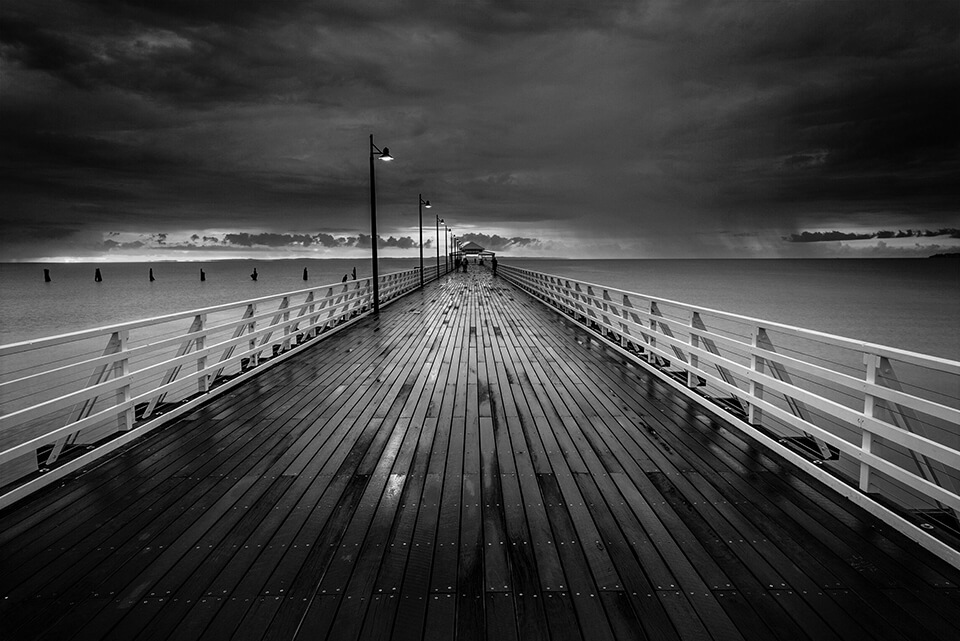
#> input picture img1.jpg, 960 x 641 px
$ jupyter execute ejercicio1.ipynb
#> lines starting #> are read from the running program, lines starting #| are printed output that depends on the picture
# Ejercicio 1

1. Implementar en Python una funci´on que haga la ecualizaci´on de histograma para una imagen en escala de grises (8 bits).
Mostrar a trav´es de ejemplos la imagen original y la imagen ecualizada. Mostrar tambi´en los histogramas normalizados y su
distribuci´on acumulada de ambas im´agenes.
Comparar los resultados de su funci´on contra alguna funci´on ya predefinida en Python para calcular ecualizaciones. Por
ejemplo, en scikit-image, tenemos la funci´on skimage.exposure.equalize hist; o en OpenCV, tenemos la funci´on
cv2.equalizeHist.
¿Son iguales sus resultados con los de la funci´on de Python? Explique por qu´e son iguales o explique por qu´e hay diferencias

[cell 1]
import cv2
import numpy as np
import matplotlib.pyplot as plt
from skimage import data, exposure

[cell 2]
img = cv2.imread('img1.jpg', cv2.IMREAD_GRAYSCALE)
#> img is the input picture: shape (641, 960); min 0, max 255, mean 64

[cell 3]
def equalize_histogram(img):
    """
    Ecualiza el histograma de una imagen en escala de grises (8 bits).

    Parámetros:
        img: Imagen en escala de grises (numpy array, uint8)

    Retorna:
        img_eq: Imagen ecualizada (uint8)
        hist: Histograma original (array de 256 elementos)
        cdf: Función de distribución acumulada (CDF) de la imagen original
    """
    # Calcular el histograma (0 a 255)
    hist, bins = np.histogram(img.flatten(), 256, [0, 256])
#> hist = 256 values, max 7477 at index 17, min 52 at index 248, mean 2403.8; bins = 257 values from 0 to 256

    # Calcular la distribución acumulada (CDF)
    cdf = hist.cumsum()
#> cdf = 256 values from 7415 to 615360

    # Enmascarar los valores cero para evitar divisiones por cero
    cdf_m = np.ma.masked_equal(cdf, 0)

    # Normalizar la CDF: escala [0, 255]
    cdf_m = (cdf_m - cdf_m.min()) * 255 / (cdf_m.max() - cdf_m.min())

    # Rellenar los valores enmascarados y convertir a uint8
    cdf_final = np.ma.filled(cdf_m, 0).astype('uint8')
#> cdf_final = 256 values from 0 to 255

    # Mapear cada valor de la imagen a su nuevo valor ecualizado
    img_eq = cdf_final[img]
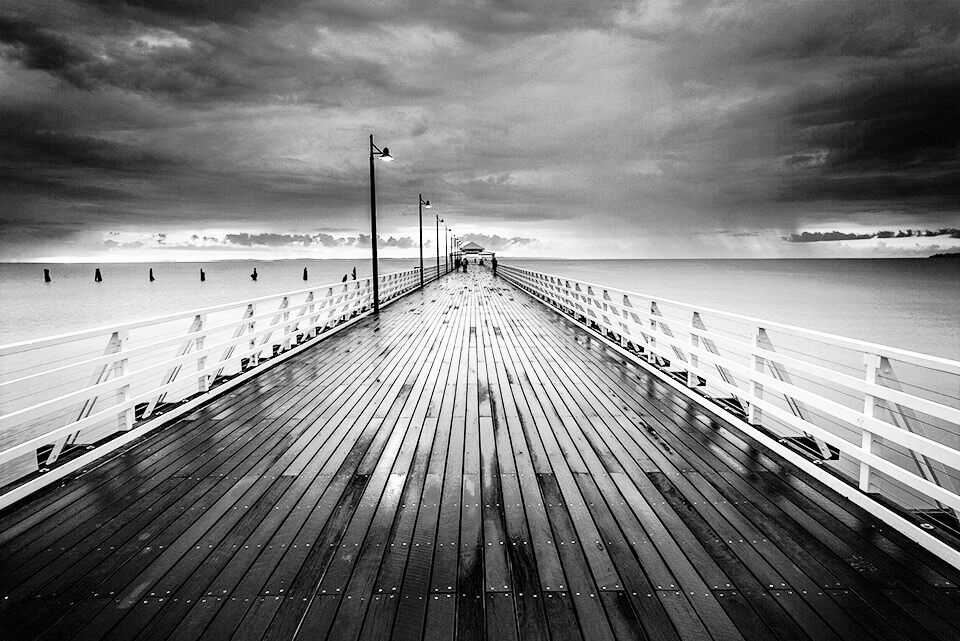
#> img_eq: shape (641, 960); min 0, max 255, mean 126.4

    return img_eq, hist, cdf

# Aplicamos la ecualización manual
img_eq_manual, hist_orig, cdf_orig = equalize_histogram(img)
#> hist_orig has the same summary as hist in equalize_histogram; cdf_orig = 256 values from 7415 to 615360

# Ecualización con funciones predefinidas

[cell 4]
# Ecualización manual
img_eq_manual, hist_orig, cdf_orig = equalize_histogram(img)

[cell 5]
# Ecualización con OpenCV
img_eq_cv = cv2.equalizeHist(img)

[cell 6]
# Ecualización con scikit-image
# exposure.equalize_hist devuelve una imagen en float en el rango [0,1], la convertimos a uint8
img_eq_sk = exposure.equalize_hist(img)
img_eq_sk_uint8 = (img_eq_sk * 255).astype('uint8')

[cell 7]
# Creamos una figura con 2 filas y 4 columnas para mostrar:
# - Fila 1: Imágenes (original, manual, OpenCV y scikit-image)
# - Fila 2: Histogramas correspondientes
fig, axs = plt.subplots(2, 4, figsize=(20, 10))

# Fila 1: Mostrar imágenes
axs[0, 0].imshow(img, cmap='gray')
axs[0, 0].set_title("Imagen Original")
axs[0, 0].axis('off')

axs[0, 1].imshow(img_eq_manual, cmap='gray')
axs[0, 1].set_title("Ecualización Manual")
axs[0, 1].axis('off')

axs[0, 2].imshow(img_eq_cv, cmap='gray')
axs[0, 2].set_title("Ecualización OpenCV")
axs[0, 2].axis('off')

axs[0, 3].imshow(img_eq_sk_uint8, cmap='gray')
axs[0, 3].set_title("Ecualización scikit-image")
axs[0, 3].axis('off')

# Fila 2: Mostrar histogramas
axs[1, 0].hist(img.flatten(), bins=256, range=(0, 255), color='black')
axs[1, 0].set_title("Histograma Original")
axs[1, 0].set_xlim([0, 255])

axs[1, 1].hist(img_eq_manual.flatten(), bins=256, range=(0, 255), color='black')
axs[1, 1].set_title("Histograma Manual")
axs[1, 1].set_xlim([0, 255])

axs[1, 2].hist(img_eq_cv.flatten(), bins=256, range=(0, 255), color='black')
axs[1, 2].set_title("Histograma OpenCV")
axs[1, 2].set_xlim([0, 255])

axs[1, 3].hist(img_eq_sk_uint8.flatten(), bins=256, range=(0, 255), color='black')
axs[1, 3].set_title("Histograma scikit-image")
axs[1, 3].set_xlim([0, 255])

plt.tight_layout()
plt.show()
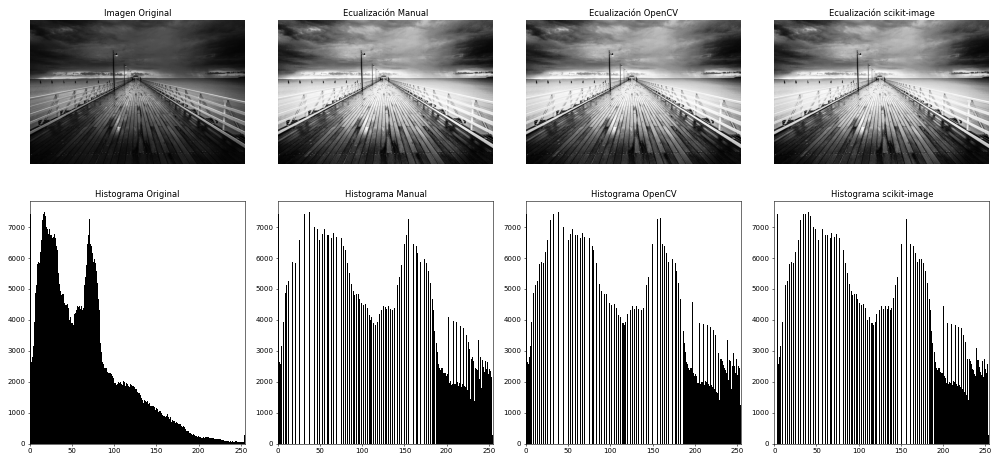
#> figure drawn by matplotlib, 8 panels; panel 5: tallest bar 7477 high, from x = 16.93 to 17.93; panel 6: tallest bar 7477 high, from x = 36.86 to 37.85; panel 7: tallest bar 7477 high, from x = 37.85 to 38.85; panel 8: tallest bar 7477 high, from x = 39.84 to 40.84

$ run again, with cielo.jpg copied over img1.jpg
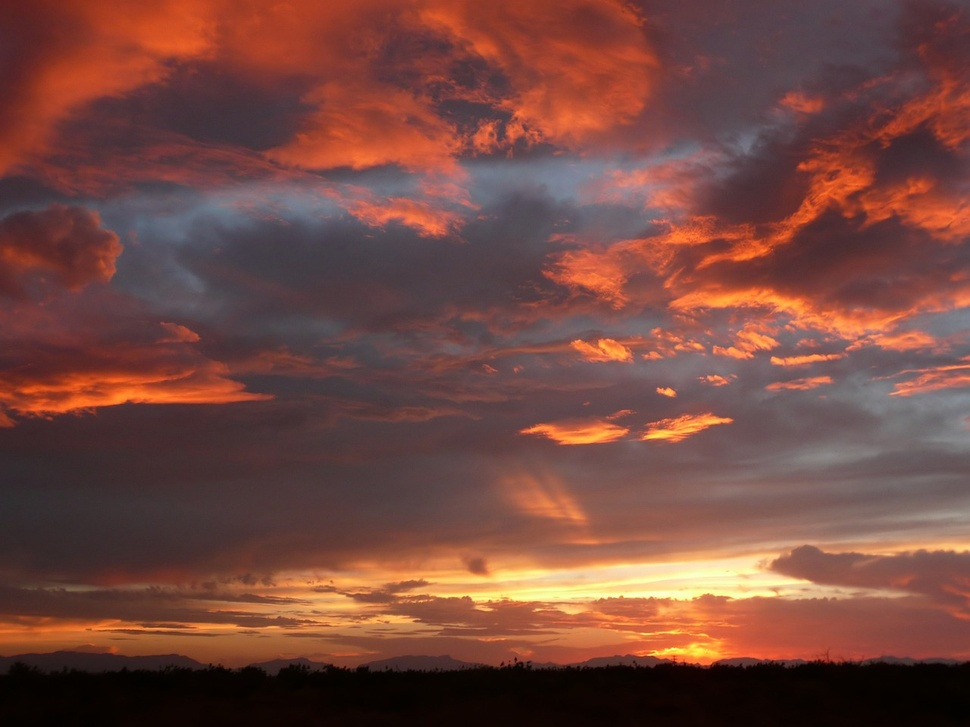
#> input picture cielo.jpg, 970 x 727 px, shrunk from 1280 x 960 before the run
#> `img = cv2.imread('img1.jpg', cv2.IMREAD_GRAYSCALE)`:
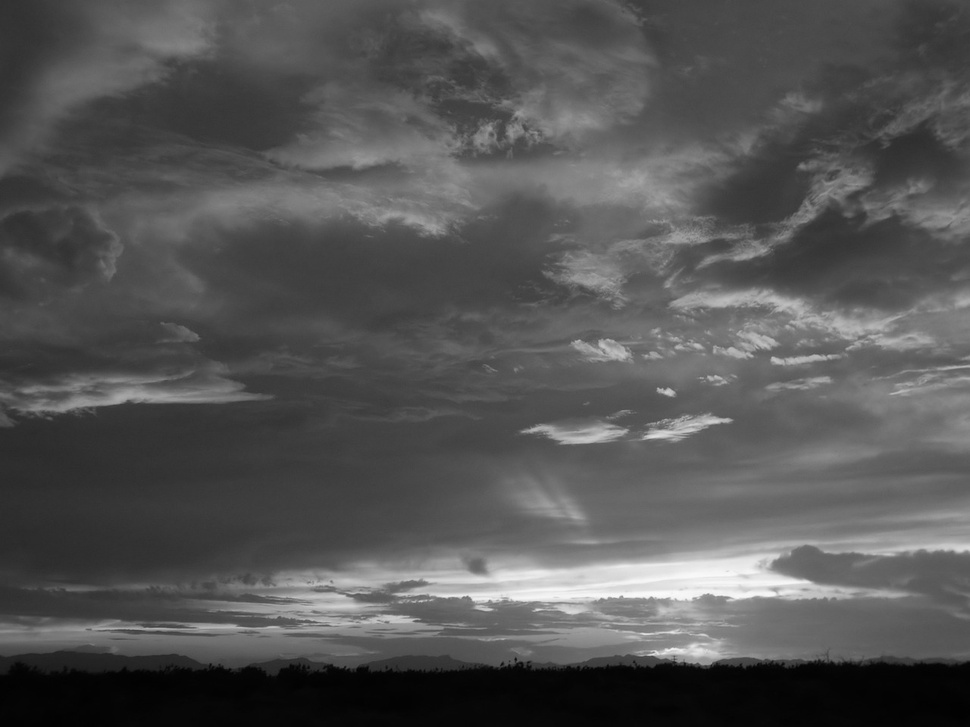
#> img: shape (727, 970); min 0, max 253, mean 84.3
#> hist = 256 values, max 12944 at index 5, min 0 at index 254, mean 2754.6; bins = 257 values from 0 to 256
#> cdf = 256 values from 1 to 705190
#> cdf_final = 256 values from 0 to 255
#> in equalize_histogram, `img_eq = cdf_final[img]`:
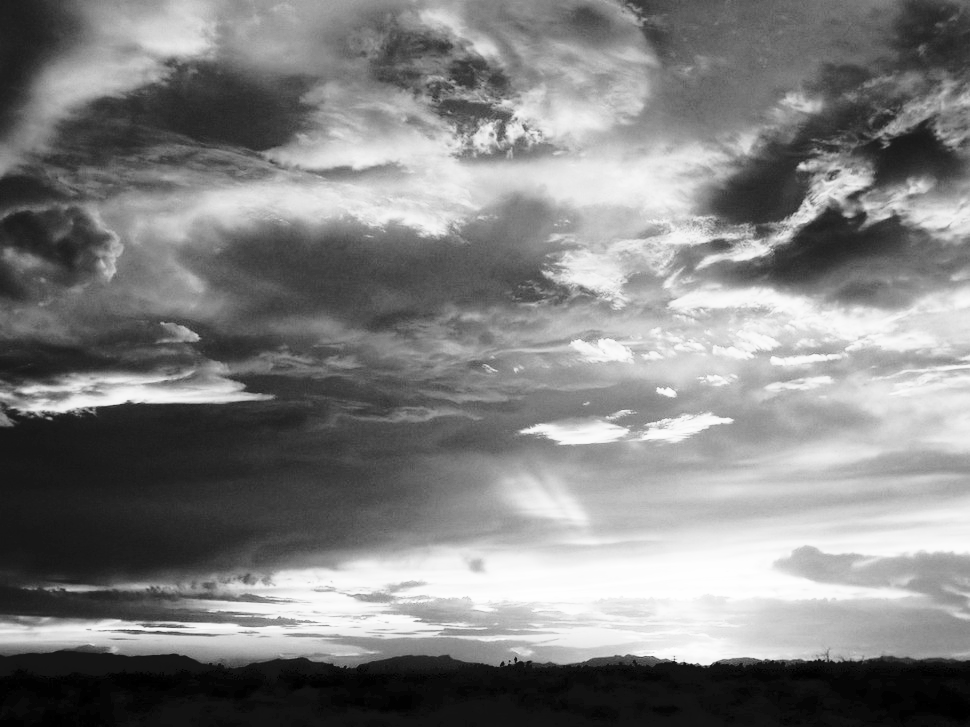
#> img_eq: shape (727, 970); min 0, max 255, mean 128.3
#> hist_orig has the same summary as hist in equalize_histogram; cdf_orig = 256 values from 1 to 705190

$ run again, with ciudad.jpg copied over img1.jpg
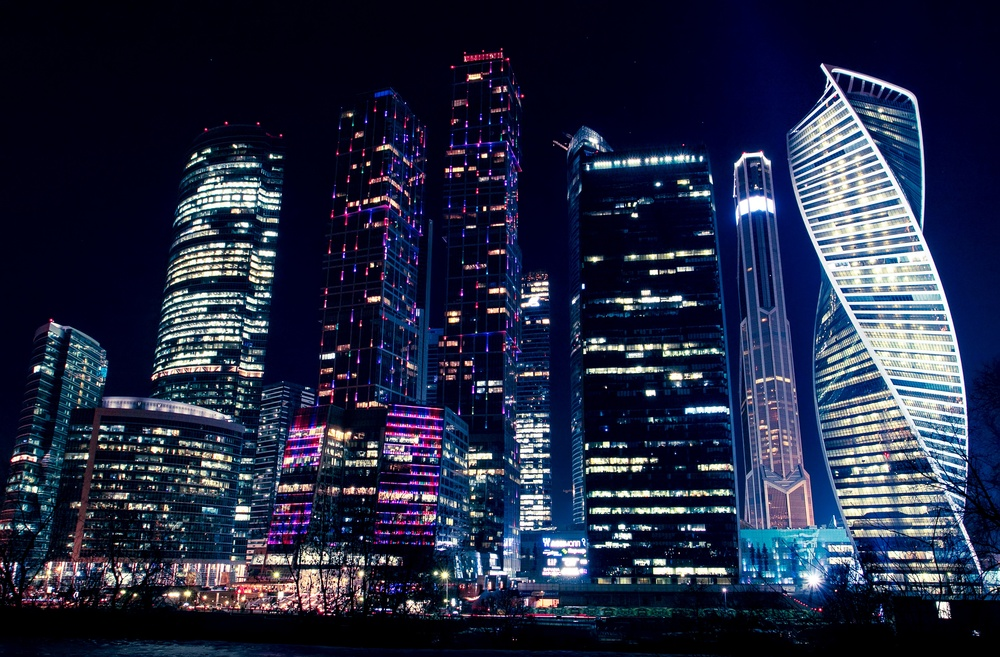
#> input picture ciudad.jpg, 1000 x 657 px, shrunk from 3988 x 2620 before the run
#> `img = cv2.imread('img1.jpg', cv2.IMREAD_GRAYSCALE)`:
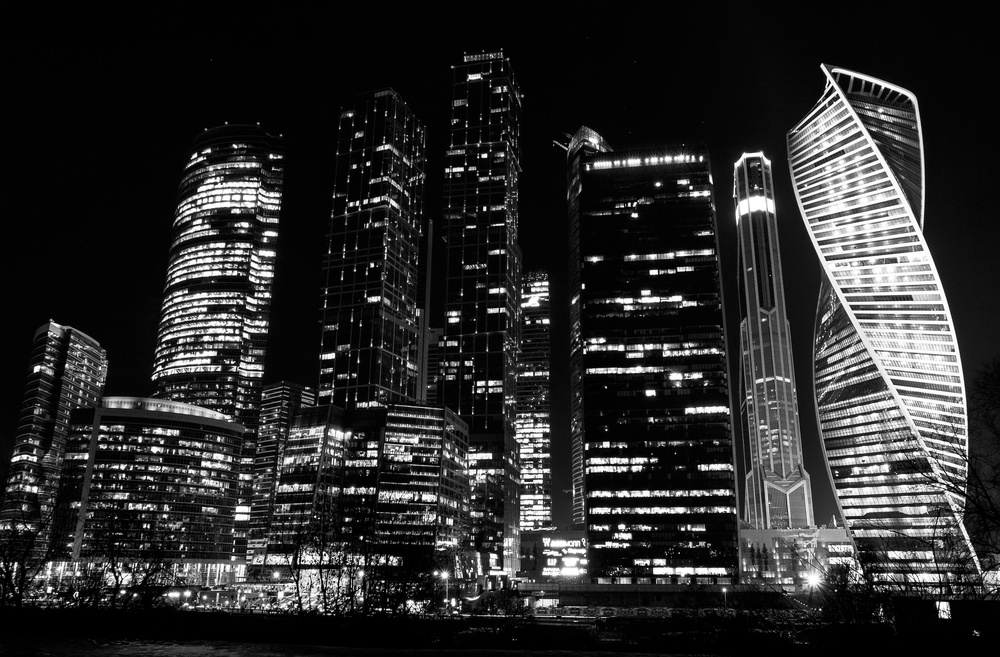
#> img: shape (657, 1000); min 0, max 255, mean 43.3
#> hist = 256 values, max 81889 at index 2, min 425 at index 212, mean 2566.4; bins = 257 values from 0 to 256
#> cdf = 256 values from 28524 to 657000
#> cdf_final = 256 values from 0 to 255
#> in equalize_histogram, `img_eq = cdf_final[img]`:
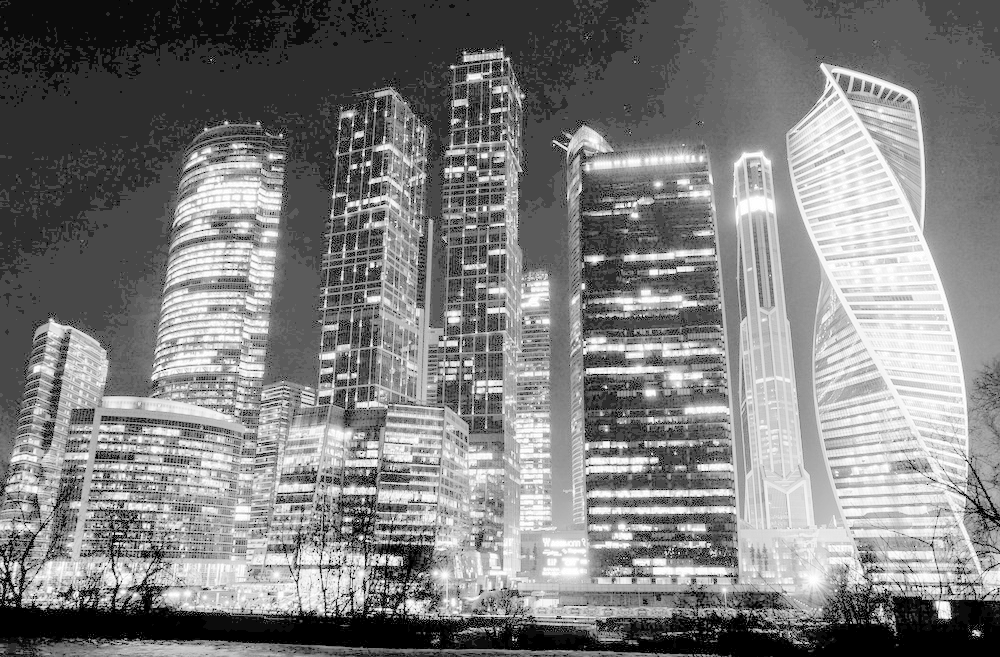
#> img_eq: shape (657, 1000); min 0, max 255, mean 126.5
#> hist_orig has the same summary as hist in equalize_histogram; cdf_orig = 256 values from 28524 to 657000

$ run again, with especias.jpg copied over img1.jpg
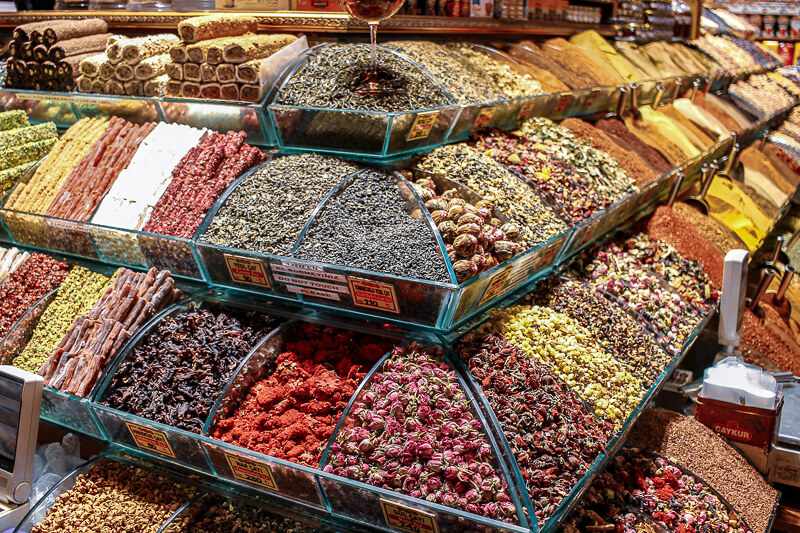
#> input picture especias.jpg, 800 x 533 px
#> `img = cv2.imread('img1.jpg', cv2.IMREAD_GRAYSCALE)`:
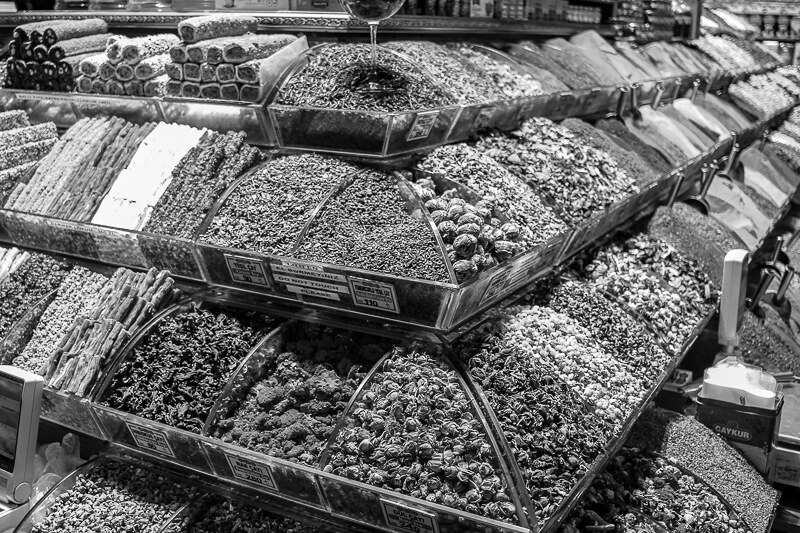
#> img: shape (533, 800); min 0, max 255, mean 105.6
#> hist = 256 values, max 2817 at index 19, min 267 at index 254, mean 1665.6; bins = 257 values from 0 to 256
#> cdf = 256 values from 2624 to 426400
#> cdf_final = 256 values from 0 to 255
#> in equalize_histogram, `img_eq = cdf_final[img]`:
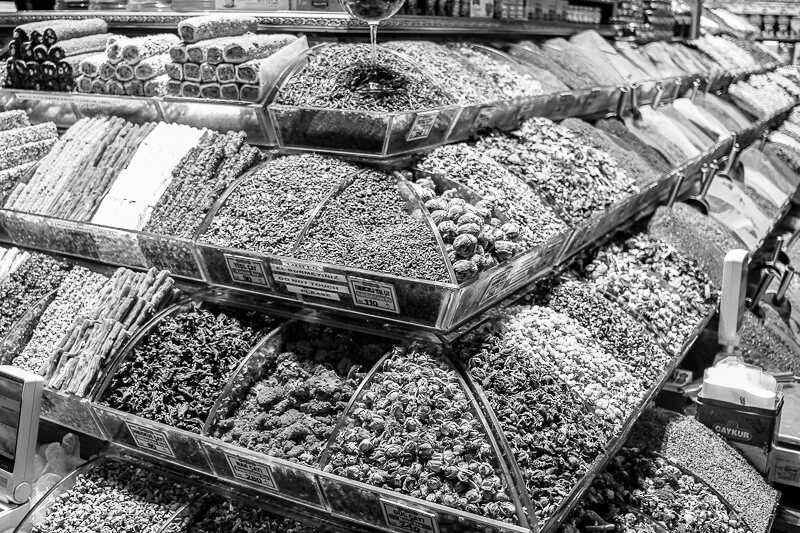
#> img_eq: shape (533, 800); min 0, max 255, mean 126.8
#> hist_orig has the same summary as hist in equalize_histogram; cdf_orig = 256 values from 2624 to 426400
